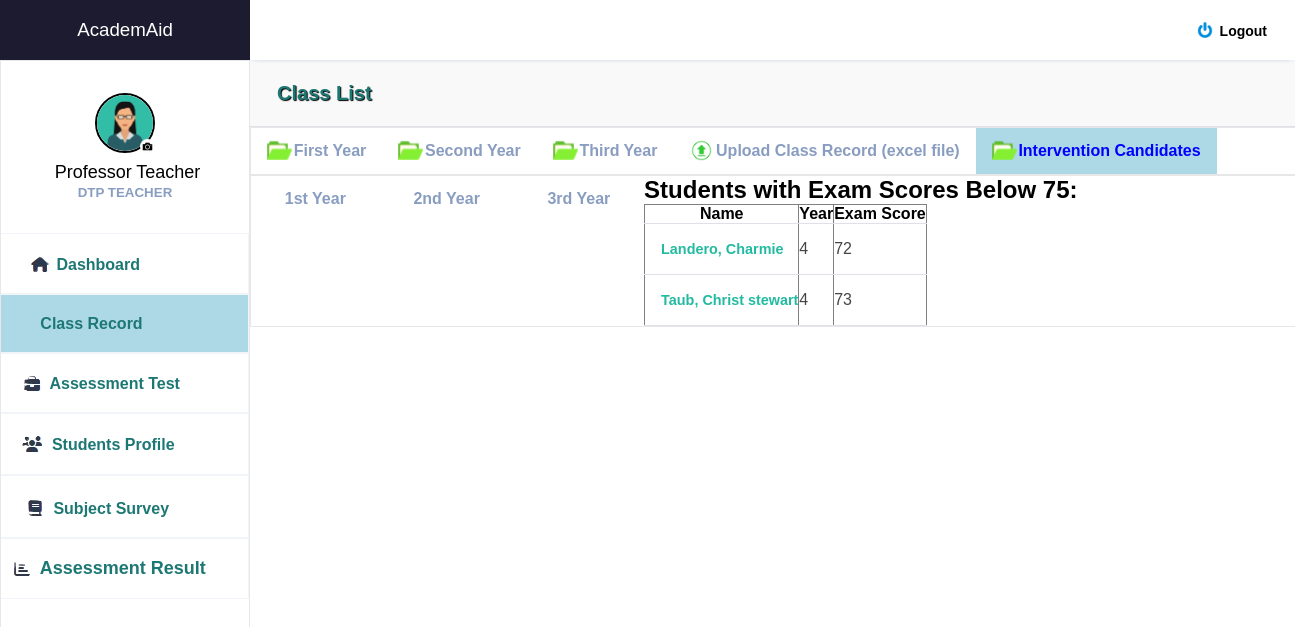
/interv_candi4.php (signed in), run on the app's committed database.
### tables this page shows
CREATE TABLE `tbl_users` (
  `user_id` int(11) NOT NULL,
  `user_uname` varchar(255) NOT NULL,
  `user_pass` varchar(255) NOT NULL,
  `role_id` varchar(255) NOT NULL,
  `fullname` varchar(255) NOT NULL,
  `course` varchar(255) NOT NULL,
  `year` int(11) NOT NULL,
  `program` varchar(255) NOT NULL,
  `id_number` varchar(255) NOT NULL,
  `email` varchar(255) NOT NULL,
  `contact_number` varchar(255) NOT NULL,
  `address` varchar(255) NOT NULL,
  `birthday` varchar(255) NOT NULL,
  `gender` varchar(255) NOT NULL,
  `skills` varchar(255) NOT NULL,
  `image` varchar(250) NOT NULL,
  `exam_score` varchar(255) NOT NULL,
  `subject` varchar(255) NOT NULL,
  `exam_score2` varchar(255) NOT NULL,
  `cc102_1` varchar(255) NOT NULL,
  `cc102_2` varchar(255) NOT NULL,
  `elec` varchar(255) NOT NULL,
  `elec2` varchar(255) NOT NULL,
  `netw` varchar(255) NOT NULL,
  `netw2` varchar(255) NOT NULL,
  `integ` varchar(255) NOT NULL,
  `integ2` varchar(255) NOT NULL,
  `assur` varchar(255) NOT NULL,
  `assur2` varchar(255) NOT NULL
);

### interv_candi4.php (the view, shortened to what this page needs)
<?php
include 'interv_candi.php';
?>
<?php
$query = "SELECT fullname, year, exam_score FROM tbl_users WHERE exam_score < 75 AND year = 4";
$your_db_connection = mysqli_connect("localhost", "root", "", "acmed_db");
$result = mysqli_query($your_db_connection, $query);
if ($result) {
    echo "<h2>Students with Exam Scores Below 75:</h2>";
    echo "<table border='1'>
            <tr>
                <th>Name</th>
                <th>Year</th>
                <th>Exam Score</th>
            </tr>";
    while ($row = mysqli_fetch_assoc($result)) {
        echo "<tr>
                <td>{$row['fullname']}</td>
                <td>{$row['year']}</td>
                <td>{$row['exam_score']}</td>
              </tr>";
    }
    echo "</table>";
} else {
    echo "Error: " . mysqli_error($your_db_connection);
}
?>

### dashboard_teacher.php (shortened to what this page needs)
<!DOCTYPE html>
<html lang="en">
<head>
    <link rel="stylesheet" href="styler.css">
    <link rel="stylesheet" href="https://maxst.icons8.com/vue-static/landings/line-awesome/line-awesome/1.3.0/css/line-awesome.min.css">
</head>
<body>
    <div class="sidebar">
        <div class="side-header" style="background-color: #1D1B2F">
            <a href="dashboard_teacher_welc.php"><h3>Academ<span>Aid</span></h3></a>
        </div>
        <div class="side-content" style="background-color: white; border: 1px solid #e7e7e7">
            <div class="profile">
               <a href="teacher_profile.php">
               <?php
               include 'teacher_pic.php';
               ?></a>
                <h4 style="color: black; margin-top: 5px;  font-size: 18px"><?php
        if (isset($_SESSION['user_id'])) {
          $loggedInUserId = $_SESSION['user_id'];
          $sql = "SELECT * FROM tbl_users WHERE user_id = $loggedInUserId";
          $result = $conn->query($sql);
        if ($result->num_rows > 0) {
         while ($row = $result->fetch_assoc()) {
        echo "&nbsp". $row["fullname"] ; }}}?></h4>
                <small>DTP TEACHER</small>
            </div>
            <div class="side-menu" style="background-color: ">
                <ul>
                 <li style="border-style: solid; border-width: 1px; border-color: #f1f4f9; margin-left: -80px">
                       <a href="dashboard_teacher_welc.php"
                       <?php echo isset($a) ? 'style="background-color: lightblue; color: black; font-weight: bold;' : ''; ?>>
                          <img src="images/dash_icon.png" style=" position: relative; margin-bottom: -7px; ">
                        <small style="font-size: 16px; color: #1d7874"><b>Dashboard</b></small>
                        </a></li>
                 <li style="border-style: solid; border-width: 1px; border-color: #f1f4f9; margin-left: -67px">
                       <a href="class_record.php"
                       <?php echo isset($b) ? 'style="background-color: lightblue; color: white;font-weight: bold;' : ''; ?>>
                            <img src="images/subj_icon.png" style=" position: relative; margin-bottom: -7px; ">
                            <small style="font-size: 16px; color: #1d7874; font-weight:bold">Class Record</small>
                        </a> </li>
                <li style="border-style: solid; border-width: 1px; border-color: #f1f4f9; margin-left: -50px">
                       <a href="intervene_teacher.php"
                       <?php echo isset($c) ? 'style="background-color: lightblue; color: white;font-weight: bold;' : ''; ?>>
                            <img src="images/interv_icon.png" style=" position: relative; margin-bottom: -7px; ">
                            <small style="font-size: 16px; color: #1d7874; font-weight:bold">Assessment Test</small>
                        </a> </li>
                    <li style="border-style: solid; border-width: 1px; border-color: #f1f4f9; margin-left: -57px">
                       <a href="student_profile.php"
                       <?php echo isset($d) ? 'style="background-color: lightblue; color: white;font-weight: bold;' : ''; ?>>
                            <img src="images/stuy_icon.png" style=" position: relative; margin-bottom: -7px; ">
                            <small style="font-size: 16px; color: #1d7874; font-weight:bold">Students Profile</small>
                       </a>  </li>
                    <li style="border-style: solid; border-width: 1px; border-color: #f1f4f9; margin-left: -57px">
                       <a href="exit_survey_teacher.php"
                       <?php echo isset($e) ? 'style="background-color: lightblue; color: white;font-weight: bold;' : ''; ?>>
                           <img src="images/subj_icon.png" style=" position: relative; margin-bottom: -7px; ">
                            <small style="font-size: 16px; color: #1d7874; font-weight:bold">Subject Survey</small>
                       </a>
                    </li>
                    <li style="border-style: solid; border-width: 1px; border-color: #f1f4f9; margin-left: -35px">
                       <a href="yearly_result.php"
                       <?php echo isset($f) ? 'style="background-color: lightblue; color: white;font-weight: bold;' : ''; ?>>
                          <img src="images/yearly_icon.png" style=" position: relative; margin-bottom: -7px; ">
                            <small style="font-size: 18px; color: #1d7874; font-weight:bold">Assessment Result</small>
                       </a>
                    </li>
                </ul>
            </div>
        </div>
    </div>
    <div class="main-content">
        <header>
            <div class="header-content">
                <div class="header-menu">
                    <div class="user">
                        <div class="bg-img" style="background-image: url(img/1.jpeg)"></div>
                        <a href="logout.php" onclick="confirmLogout(event)" style="color: black; margin-right: 12px; margin-top: 5px"><span><b style="font-size: 14px"><img src="images/logout.png" style="position: absolute; height: 16px; width: 16px; margin-left: -23px; margin-top: -1px;">Logout</b></span></a>
                    </div>
                </div>
            </div>
        </header>
            <main style="margin-top: 20px">
         </main>
</body>
</html>

### teacher_pic.php (shortened to what this page needs)
<?php
require '_conn.php';
$loggedInUserId = $_SESSION['user_id'];
$user = mysqli_fetch_assoc(mysqli_query($conn, "SELECT * FROM tbl_users WHERE user_id = $loggedInUserId"));
?>
<html>
<head>
<body>
<form class="form" id = "form" action="" enctype="multipart/form-data" method="post">
                                        <div class="upload">
                                            <?php
                                            $image = $user['image'];
                                            ?>
                                    <img src="profile_pictures/<?php echo $image; ?>" width ="125" height="125" title="<?php echo $image; ?>">
                                      <div class="round">
                                        </div>
                                       </div>
                                    </form>

### styler.css (style rules this page uses)
:root { --main-color: #22BAA0; --color-dark: #34425A; --text-grey: #B0B0B0; }
* { margin: 0; padding: 0; text-decoration: none; list-style-type: none; box-sizing: border-box; font-family: 'Merriweather', sans-serif; }
.sidebar { position: fixed; height: 100%; width: 250px; left: 0; bottom: 0; top: 0; z-index: 100; background: var(--color-dark); transition: left 300ms; }
.side-header { box-shadow: 0px 5px 5px -5px rgb(0 0 0 /10%); background: var(--main-color); height: 60px; display: flex; justify-content: center; align-items: center; }
.side-header h3, side-head span { color: #fff; font-weight: 400; }
.side-content { height: calc(100vh - 60px); overflow: auto; }
.profile { text-align: center; padding: 2rem 0rem; }
.bg-img { background-repeat: no-repeat; background-size: cover; border-radius: 50%; background-size: cover; }
.profile h4 { color: #fff; font-weight: 500; }
.profile small { color: #899DC1; font-weight: 600; }
.side-menu ul { text-align: center; }
.side-menu a { display: block; padding: 1.2rem 0rem; }
.side-menu a span, .side-menu a small { color: #899DC1; }
.main-content { margin-left: 250px; width: calc(100% - 165px); transition: margin-left 300ms; }
header { position: fixed; right: 0; top: 0; left: 250px; z-index: 100; height: 60px; box-shadow: 0px 5px 5px -5px rgb(0 0 0 /10%); background: #fff; transition: left 300ms; }
.header-content, .header-menu { display: flex; align-items: center; }
.header-content { justify-content: space-between; padding: 0rem 1rem; }
.header-menu { justify-content: flex-end; padding-top: .5rem; }
.user { display: flex; align-items: center; }
.user div, .client-img { height: 40px; width: 40px; margin-right: 1rem; }
.user span:last-child { display: inline-block; margin-left: .3rem; font-size: .8rem; }
main { margin-top: 60px; }
table { border-collapse: collapse; }
table tbody td { padding: 1rem 0rem; color: #444; }
table tbody td:first-child { padding-left: 1rem; color: var(--main-color); font-weight: 600; font-size: .9rem; }
table tbody tr { border-bottom: 1px solid #dee2e8; }

### teacher_pic.php (style rules this page uses)
.upload { width: 125px; position: relative; margin: auto; }
.upload img { height: 60px; width: 60px; border-radius: 50%; border: 2px solid #DCDCDC; border-style: solid; border-color: black; }
.upload .round { position: absolute; background-image: url('profile_pictures/kamera.jpg'); background-color: red; right: 0; width: 15px; height: 15px; line-height: 2px; text-align: center; border-radius: 50%; overflow: hidden; margin-top: -18px; margin-left: 0px; margin-right: 33px; border-color: black; border-width: 1px; }

### class_record.php (style rules this page uses)
li a { display: block; color: #34425A; text-align: center; padding: 14px 16px; text-decoration: none; }

### data on the page
tbl_users: image (picture), fullname "Professor Teacher"
tbl_users: fullname "Landero, Charmie", year "4", exam_score "72"
tbl_users: fullname "Taub, Christ stewart", year "4", exam_score "73"
